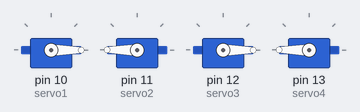
Simulated run of this sketch. Board: Arduino Uno, built with avr-gcc and run on an emulated ATmega328P. On the bench: 4 × servo.

Above: at 2.1 s.
At 4.1 s:
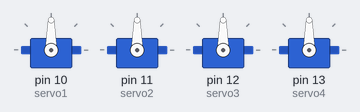
Timing chart, 0 to 5.6 s (numbered marks = the images above):
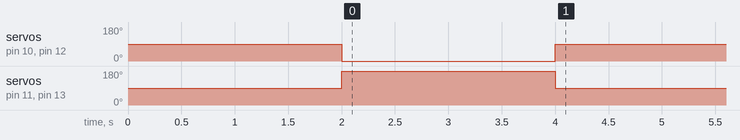

Measured:
- by itself, servo on pin 10 (servo1), servo on pin 12 (servo3): 90° → 0° at 2.0 s, → 90° 2.0 s later
- by itself, servo on pin 11 (servo2), servo on pin 13 (servo4): 90° → 180° at 2.0 s, → 90° 2.0 s later

The sketch:

baseline_servo_code.ino
```cpp
#include <Servo.h>

Servo servo1;
Servo servo2;
Servo servo3;
Servo servo4;

void setup() {
  servo1.attach(10);
  servo2.attach(11);
  servo3.attach(12);
  servo4.attach(13);

  servo1.write(90);
  servo2.write(90);
  servo3.write(90);
  servo4.write(90);
  delay(2000);
  servo1.write(0);
  servo2.write(180);
  servo3.write(0);
  servo4.write(180);
  delay(2000);
  servo1.write(90);
  servo2.write(90);
  servo3.write(90);
  servo4.write(90);
}

void loop() {
  // for (int angle = 90; angle <= 180; angle++) {
  //   my_servo.write(angle);
  //   my_servo2.write(180 - angle);

  // }

  // delay(1000);

  // for (int angle = 180; angle >= 90; angle--) {
  //   my_servo.write(angle);
  //   my_servo2.write(180 - angle);

  // }

  // delay(1000);
}
```
